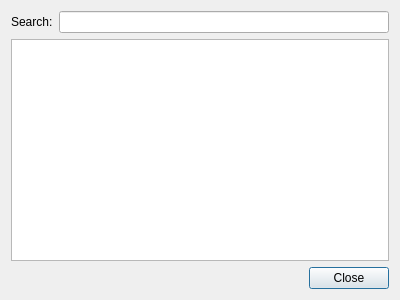
<?xml version="1.0" encoding="UTF-8"?>
<ui version="4.0">
 <class>SearchDialog</class>
 <widget class="QDialog" name="SearchDialog">
  <property name="geometry">
   <rect>
    <x>0</x>
    <y>0</y>
    <width>400</width>
    <height>300</height>
   </rect>
  </property>
  <property name="windowTitle">
   <string>Search</string>
  </property>
  <layout class="QVBoxLayout" name="verticalLayout">
   <item>
    <layout class="QHBoxLayout" name="horizontalLayout">
     <item>
      <widget class="QLabel" name="searchLabel">
       <property name="text">
        <string>Search:</string>
       </property>
      </widget>
     </item>
     <item>
      <widget class="QLineEdit" name="searchTextLineEdit"/>
     </item>
    </layout>
   </item>
   <item>
    <widget class="QTableView" name="resultsTableView"/>
   </item>
   <item>
    <layout class="QHBoxLayout" name="horizontalLayout_2">
     <item>
      <spacer name="horizontalSpacer">
       <property name="orientation">
        <enum>Qt::Orientation::Horizontal</enum>
       </property>
       <property name="sizeHint" stdset="0">
        <size>
         <width>40</width>
         <height>20</height>
        </size>
       </property>
      </spacer>
     </item>
     <item>
      <widget class="QPushButton" name="closeButton">
       <property name="text">
        <string>Close</string>
       </property>
      </widget>
     </item>
    </layout>
   </item>
  </layout>
 </widget>
 <resources/>
 <connections/>
</ui>
